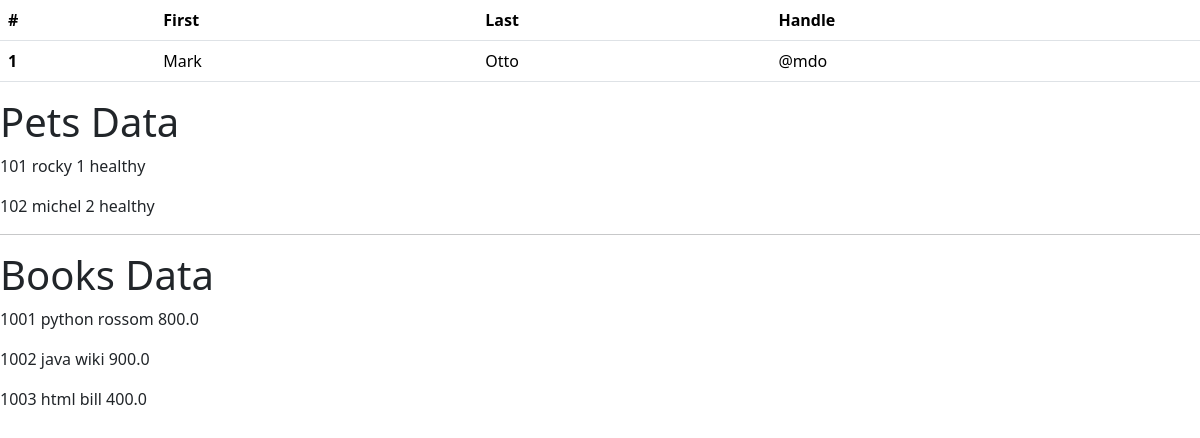
The page / on the database its author committed.
### viewmodelapp/models.py (models this page shows)
class Pets(models.Model):
    pid = models.IntegerField(primary_key=True)
    petname = models.CharField(max_length=50)
    age = models.IntegerField(default=None)
    description = models.TextField(default=None)

class Books(models.Model):
    bookid = models.IntegerField(primary_key=True)
    title = models.CharField(max_length=50)
    author = models.CharField(max_length=50, default=None)
    price = models.FloatField()

### viewmodelapp/views.py (the view)
# urls.py: path("", views.index, name="index")
def index(req):
    allpets = Pets.objects.all()
    allbooks = Books.objects.all()
    context = {"allpets": allpets, "allbooks": allbooks}
    return render(req, "index.html", context)

### templates/index.html (shortened to what this page needs)
<!DOCTYPE html>
<html lang="en">
<head>
    <link href="https://cdn.jsdelivr.net/npm/bootstrap@5.3.2/dist/css/bootstrap.min.css" rel="stylesheet">
</head>
<body>
    <table class="table">
        <thead>
          <tr>
            <th scope="col">#</th>
            <th scope="col">First</th>
            <th scope="col">Last</th>
            <th scope="col">Handle</th>
          </tr>
        </thead>
        <tbody>
          <tr>
            <th scope="row">1</th>
            <td>Mark</td>
            <td>Otto</td>
            <td>@mdo</td>
          </tr>
        </tbody>
      </table>
    <h1>Pets Data</h1>
    {% for p in allpets %}
    <p>{{p.pid}}  {{p.petname}}  {{p.age}}  {{p.description}}</p>
    {% endfor %}
    <hr>
    <h1>Books Data</h1>
    {% for b in allbooks %}
    <p>{{b.bookid}}  {{b.title}}  {{b.author}}  {{b.price}}</p>
    {% endfor %}
</body>
</html>

### rows shown on the page
Pets: pid "101", petname "rocky", age "1", description "healthy"
Pets: pid "102", petname "michel", age "2", description "healthy"
Books: bookid "1001", title "python", author "rossom", price "800.0"
Books: bookid "1002", title "java", author "wiki", price "900.0"
Books: bookid "1003", title "html", author "bill", price "400.0"
